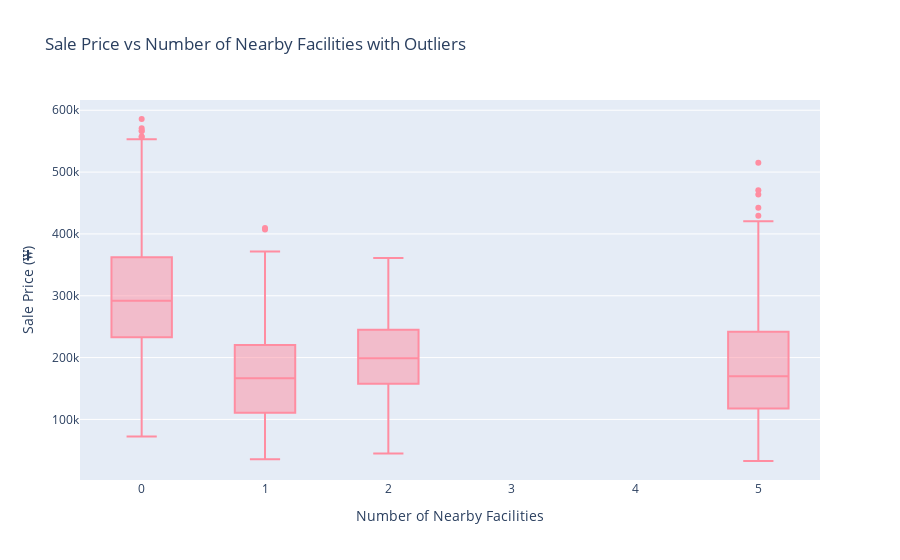

Source (notebook cell):
### Markdown cell above
**Analysis:** This chart compares the average property prices based on the nearest subway station. It’s clear that Banwoldang and Kyungbuk Uni Hospital areas have the highest average sale prices, likely because they’re central or have better access to key facilities. Chil-sung Market and Daegu show noticeably lower prices, suggesting they might be less in demand or further from city hotspots. Interestingly, even places with no nearby subway have relatively high prices, which could mean those neighbourhoods offer other perks like parking or quieter surroundings. Overall, location near certain stations does seem to influence how much buyers are willing to pay.

### Code cell
# Box plot for SalePrice vs N_FacilitiesNearBy(ETC)'s outliers:
fig = px.box(df, x='N_FacilitiesNearBy(ETC)', y='SalePrice', title="Sale Price vs Number of Nearby Facilities with Outliers",
             labels={'N_FacilitiesNearBy(ETC)': 'Number of Nearby Facilities', 'SalePrice': 'Sale Price (₩)'})

fig.update_traces(marker_color='#FF8DA1')
fig.show()

### Figure 1 — Plotly figure (JSON) as saved in the notebook; plotly's stock layout.template omitted (floating-point values rounded to 4 significant figures; data arrays with more than 128 entries replaced by an {"elided": "..."} marker saying what was removed)
{"data": [{"alignmentgroup": "True", "hovertemplate": "Number of Nearby Facilities=%{x}<br>Sale Price (₩)=%{y}<extra></extra>", "legendgroup": "", "marker": {"color": "#FF8DA1"}, "name": "", "notched": false, "offsetgroup": "", "orientation": "v", "showlegend": false, "type": "box", "x": {"elided": "2701 int values"}, "x0": " ", "xaxis": "x", "y": {"elided": "2701 int values"}, "y0": " ", "yaxis": "y"}], "layout": {"boxmode": "group", "legend": {"tracegroupgap": 0}, "title": {"text": "Sale Price vs Number of Nearby Facilities with Outliers"}, "xaxis": {"anchor": "y", "domain": [0, 1], "title": {"text": "Number of Nearby Facilities"}}, "yaxis": {"anchor": "x", "domain": [0, 1], "title": {"text": "Sale Price (₩)"}}}}
